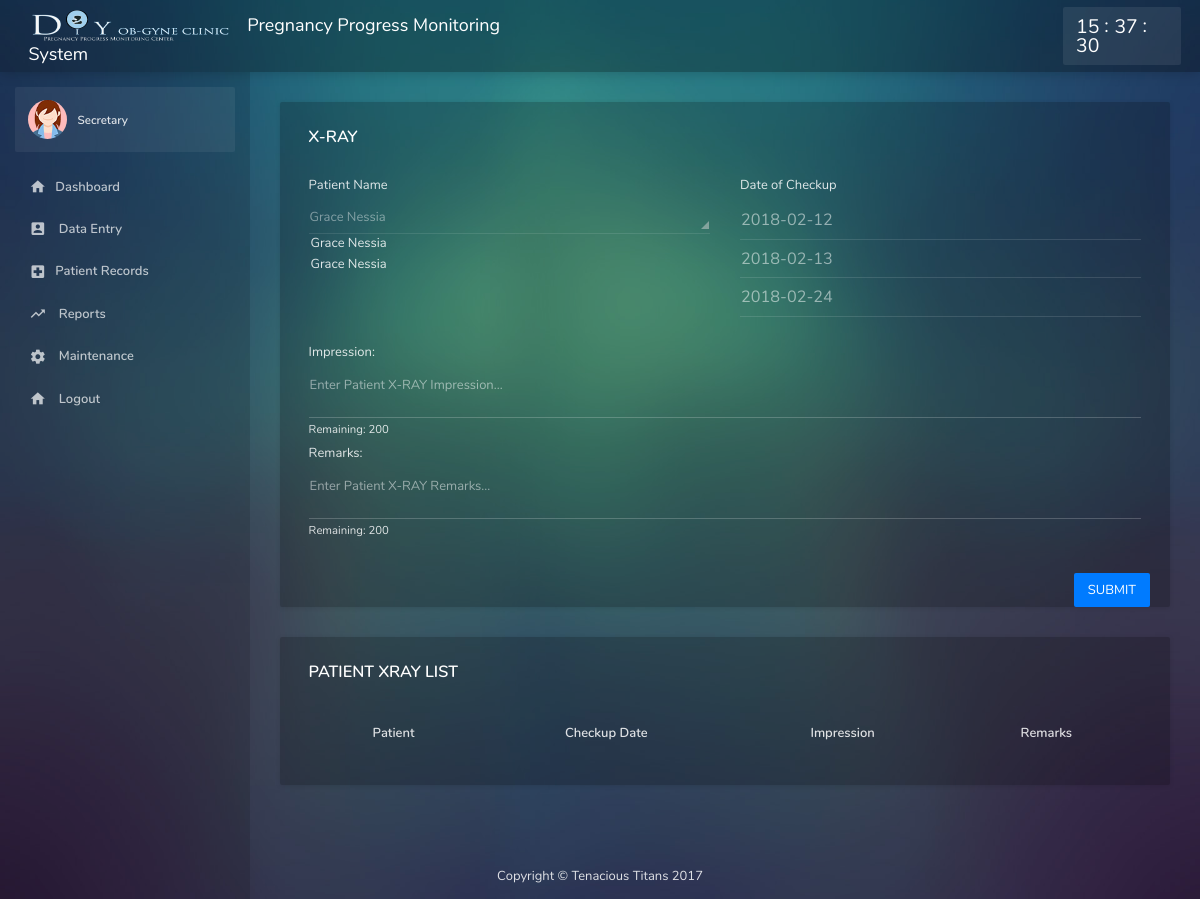
Page /admin/PatientLaboratory-XRAY.php?id4=9 on the committed database.
### tables this page shows
CREATE TABLE `schedule` (
  `sched_ID` int(11) NOT NULL AUTO_INCREMENT,
  `patient_ID` int(11) NOT NULL,
  `sched_Date` date NOT NULL,
  `sched_Time` time NOT NULL,
  `sched_status` varchar(10) NOT NULL,
  `month` char(3) NOT NULL,
  `year` char(4) NOT NULL,
  PRIMARY KEY (`sched_ID`)
);

### admin/PatientLaboratory-XRAY.php (the view, shortened to what this page needs)
<?php
    include("includes/header.php");
    include("includes/sidebar.php");
    ?>
        <section class="content">
            <div class="card">
                <form method="POST" action="actions/xrayAction.php">
                <div class="card-body">
                    <h2 class="card-title">X-RAY</h2>
                <div class="row">
                        <div class="col-md-6">
                            <div class="form-group">
                                <label>Patient Name</label>
                                    <?php
                                    include "dbconnect.php";
                                         $id = $_GET['id4'];
                                    $pat = $connect->query("SELECT * FROM `schedule` INNER JOIN `patient` on schedule.patient_ID = patient.patient_ID WHERE schedule.patient_ID = '$id'") or die(mysqli_error());
                                    while($fetch = $pat->fetch_array()){?>
                                    <option value="<?php echo $fetch['pc_ID']; ?>"><?php echo $fetch['patient_Name']; ?></option>
                                    <?php } ?>
                            </div>
                        </div>
                        <div class="col-md-6">
                            <div class="form-group">
                                <label>Date of Checkup</label>
                                <?php
                                $pat = $connect->query("SELECT * FROM `schedule` INNER JOIN `patient` on schedule.patient_ID = patient.patient_ID WHERE schedule.patient_ID = '$id'") or die(mysqli_error());
                            while($fetch = $pat->fetch_array()){ ?>
                                 <input type="date" class="form-control form-control-lg date-picker" value="<?php echo $fetch['sched_Date']; ?>" name="pat_date"  placeholder="Enter Date of Chekup"  disabled>
                                <?php } ?>
                            </div>
                        </div>
                    </div>
                    <div class="row">
                        <div class="col-md-12">
                            <div class="form-group">
                                <label>Impression:</label>
                                <textarea class="form-control textarea-autosize text-counter" name="xray_impression" placeholder="Enter Patient X-RAY Impression..."></textarea>
                            </div>
                        </div>
                    </div>
                    <div class="row">
                        <div class="col-md-12">
                            <div class="form-group">
                                <label>Remarks:</label>
                                <textarea class="form-control textarea-autosize text-counter" name="xray_remark" placeholder="Enter Patient X-RAY Remarks..."></textarea>
                            </div>
                        </div>
                    </div>
                </div>
                  <div class="row" style="float:right; margin-right:20px;">
                    <button type="submit" name="xAdd" class="btn btn-primary" >SUBMIT</button>
                </div>
            </div>
            <div class="card">
                <div class="card-body">
                    <div class="row">
                        <div class="col-md-12">
                            <h4 class="card-title">PATIENT XRAY LIST</h4>
                                <div class="table-responsive">
                                    <table class="table mb-0">
                                        <thead>
                                            <tr>
                                                <th><center>Patient</center></th>
                                                <th><center>Checkup Date</center></th>
                                                <th><center>Impression</center></th>
                                                <th><center>Remarks</center></th>
                                            </tr>
                                        </thead>
                                    </table>
                                </div>
                        </div>
                    </div>
            </div>
        </div>
        </section>
        </main>
<?php include("includes/footer.php"); ?>
    </body>
</html>

### rows in the picture
schedule: pat_date "2018-02-12"
schedule: pat_date "2018-02-13"
schedule: pat_date "2018-02-24"
